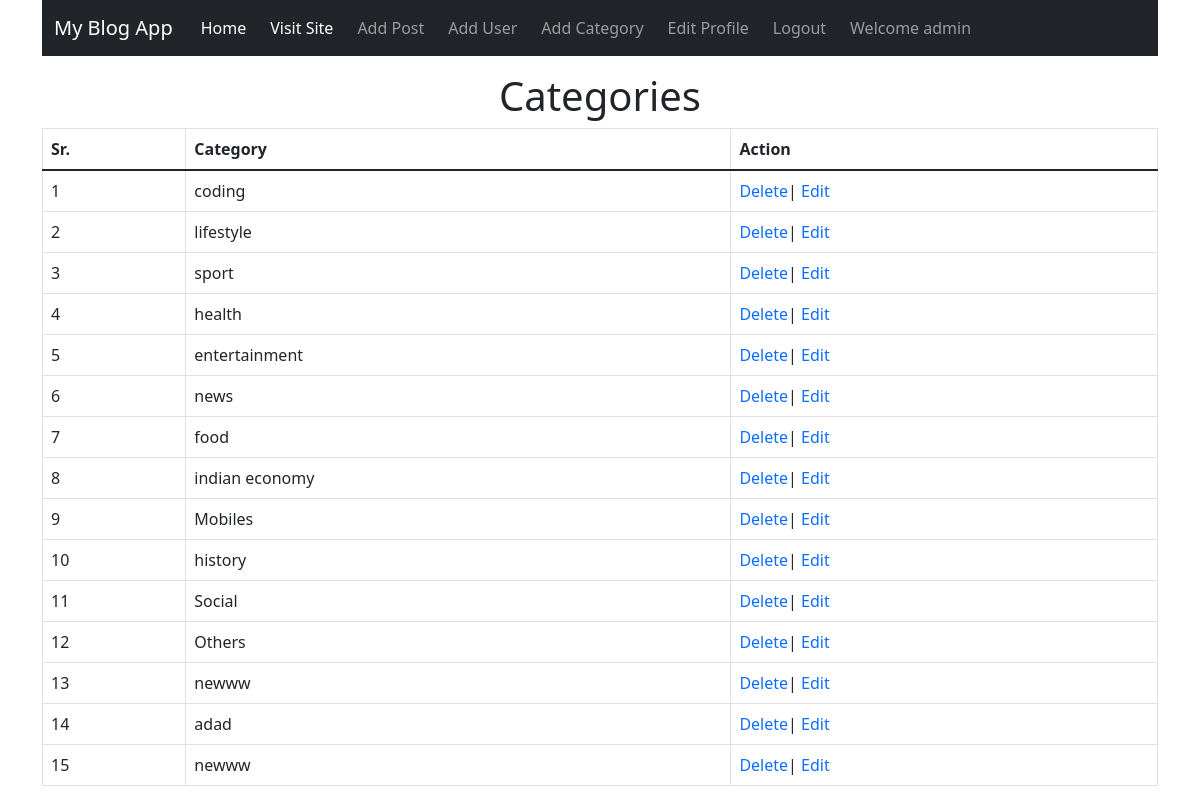
The page /blog_admin/categories (signed in) on the database its author committed.
### blogapp/models.py (models this page shows, shortened)
class Category(models.Model):
    name = models.CharField(max_length=100)
    def __str__(self):
        return self.name
    class Meta:
        verbose_name_plural = 'categories'

### blog_admin/views.py (the view)
# urls.py: path('categories',views.CategoryView.as_view(),name='categories'),
class CategoryView(IsStaffOrSuperUserMixin,ListView):
    model = Category
    template_name = 'blog_admin/categories.html'
    context_object_name = 'categories'

### blog_admin/permissions.py (called while the page is built)
    def test_func(self):
        return self.request.user.is_staff or self.request.user.is_superuser

### blog_admin/templates/blog_admin/categories.html (shortened to what this page needs)
{% extends 'blog_admin/base.html' %}
{% block content %}
    <h1 class="text-center mt-3"> Categories</h1>
        <table class="table table-bordered">
            <thead>
            <tr>
                <th scope="col">Sr.</th>
                <th scope="col">Category</th>
                <th scope="col">Action</th>
            </tr>
            </thead>
                <tbody>
                    {% for cat in categories %}
                    <tr>
                        <td>{{forloop.counter}}</td>
                        <td>{{cat}}</td>
                        <td> <a href="{% url 'delete_category' cat.id %}"> Delete</a>|<a href="{% url 'edit_category'  cat.id %}"> Edit</a> </td>
                    </tr>
                    {% endfor %}
                </tbody>
        </table>
{% endblock %}

### blog_admin/templates/blog_admin/base.html (shortened to what this page needs)
<!doctype html>
<html lang="en">
<head>
  <link href="https://cdn.jsdelivr.net/npm/bootstrap@5.1.1/dist/css/bootstrap.min.css" rel="stylesheet"
>
</head>
<body>
  <div class="container">
    <nav class="navbar navbar-expand-lg navbar-dark bg-dark">
      <div class="container-fluid">
        <a class="navbar-brand" href="#">My Blog App</a>
        <div class="collapse navbar-collapse" id="navbarSupportedContent">
          <ul class="navbar-nav me-auto mb-2 mb-lg-0">
            <li class="nav-item mx-1">
              <a class="nav-link active" aria-current="page" href="{% url 'admin_home' %}">Home</a>
            </li>
            <li class="nav-item mx-1">
              <a class="nav-link active" aria-current="page" href="{% url 'home' %}">Visit Site</a>
            </li>
            {% if user.is_authenticated %}
            <li class="nav-item mx-1">
              <a class="nav-link" href="{% url 'add_post' %}">Add Post</a>
            </li>
            <li class="nav-item mx-1">
              <a class="nav-link" href="{% url 'add_user' %}">Add User</a>
            </li>
            <li class="nav-item mx-1">
              <a class="nav-link" href="{% url 'add_category' %}">Add Category</a>
            </li>
            <li class="nav-item mx-1">
              <a class="nav-link" href="{% url 'edit_profile' %}">Edit Profile</a>
            </li>
            <li class="nav-item mx-1">
              <a class="nav-link" href="{% url 'logout' %}">Logout</a>
            </li>
            <li class="nav-item mx-1">
              <a class="nav-link" href="">Welcome {{user.username}}</a>
            </li>
            {% endif %}
        </ul>
        </div>
      </div>
    </nav>
    {% block content %}
    {% endblock %}
  </div>
</body>
</html>

### blog_admin/templates/blog_admin/base.html (style rules this page uses)
a:link { text-decoration: none; }

### rows shown on the page
Category: name "coding"
Category: name "lifestyle"
Category: name "sport"
Category: name "health"
Category: name "entertainment"
Category: name "news"
Category: name "food"
Category: name "indian economy"
Category: name "Mobiles"
Category: name "history"
Category: name "Social"
Category: name "Others"
Category: name "newww"
Category: name "adad"
Category: name "newww"

### other values the page prints
{{ user.username }} "admin"
